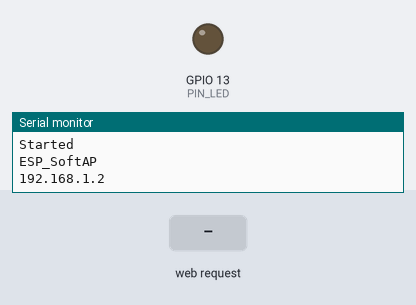
Simulated run of this sketch. Board: ESP8266 (NodeMCU). On the bench: output pins drawn as LEDs (lit = HIGH), the last lines printed to the serial monitor. Inputs (shaded band) come from the test bench.

Above: at 1.2 s.
1.3 s: HTTP request GET /L received
At 2.3 s:
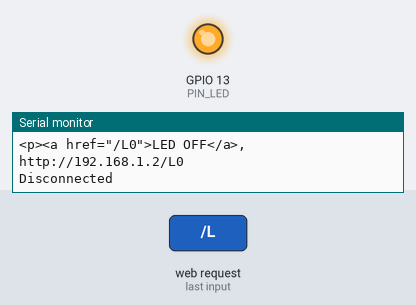
Timing chart, 0 to 4.3 s (numbered marks = the images above; inputs shaded):
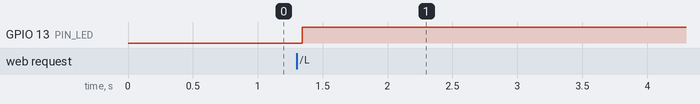

The sketch:

example01d_led.ino
```cpp
// (licence header left out)
#include <ESP8266WiFi.h>                    // Wi-Fi機能を利用するために必要
#define PIN_LED 13                          // IO 13(5番ピン)にLEDを接続する
#define SSID_AP "ESP_SoftAP"                // 無線LANアクセスポイントのSSID
#define TIMEOUT 20000                       // タイムアウト 20秒
WiFiServer server(80);                      // Wi-Fiサーバ(ポート80=HTTP)定義

void setup(){                               // 起動時に一度だけ実行する関数
    pinMode(PIN_LED,OUTPUT);                // LEDを接続したポートを出力に
    Serial.begin(9600);                     // 動作確認のためのシリアル出力開始
    Serial.println("Example 01D LED HTTP"); // 「Example 01D」をシリアル出力表示
    WiFi.softAP(SSID_AP);                   // ソフトウェアAPの起動
    WiFi.softAPConfig(
        IPAddress(192,168,1,2),             /* 固定IPアドレス */
        IPAddress(192,168,1,1),             /* ゲートウェイアドレス */
        IPAddress(255,255,255,0)            /* ネットマスク */
    );
    server.begin();                         // サーバを起動する
    Serial.println("\nStarted");            // 起動したことをシリアル出力表示
    Serial.println(SSID_AP);                // 本APのSSIDをシリアル出力
    Serial.println(WiFi.softAPIP());        // 本APのIPアドレスをシリアル出力
}

void loop(){                                // 繰り返し実行する関数
    WiFiClient client;                      // Wi-Fiクライアントの定義
    char c;                                 // 文字変数を定義
    char s[129];                            // 文字列変数を定義 129バイト128文字
    int len=0;                              // 文字列の長さカウント用の変数
    int led=-1;                             // LEDの設定(-1は未設定)
    int i=0;                                // 待ち受け時間のカウント用の変数
    int headF=0;                            // HTTPヘッダ用フラグ(0:初期状態)

    client = server.available();            // 接続されたクライアントを生成
    if(client==0) return;                   // 非接続の時にloop()の先頭に戻る
    Serial.println("Connected");            // 接続されたことをシリアル出力表示
    while(client.connected()){              // 当該クライアントの接続状態を確認
        if(client.available()){             // クライアントからのデータを確認
            i=0;                            // 待ち時間変数をリセット
            c=client.read();                // データを文字変数cに代入
            switch(c){                      // 文字cに応じて
                case '\0':                      // 文字変数cの内容が空のとき
                case '\r':                      // 文字変数cの内容がCRのとき
                    break;                      // 何もしない
                case '\n':                      // 文字変数cの内容がLFのとき
                    if(strncmp(s,"GET /L",6)==0 && len>6){
                        led=1;                  // 変数ledに1を代入
                        if(s[6]=='0')led=0;     // 7番目の文字が0のとき0を代入
                    }else if( len==0 ) headF=1; // ヘッダの終了
                    len=0;                      // 文字列長を0に
                    break;
                default:                        // その他の場合
                    s[len]=c;                   // 文字列変数に文字cを追加
                    len++;                      // 変数lenに1を加算
                    s[len]='\0';                // 文字列を終端
                    if(len>=128) len=127;       // 文字列変数の上限
                    break;
            }
        }
        i++;                                // 変数iの値を1だけ増加させる
        if(headF) break;                    // HTTPヘッダが終わればwhileを抜ける
        if(i>TIMEOUT) break; else delay(1); // TIMEOUTに到達したらwhileを抜ける
    }
    if(client.connected()){                 // 当該クライアントの接続状態を確認
        client.println("HTTP/1.1 200 OK");  // HTTP OKを応答
        if(led>=0)digitalWrite(PIN_LED,led);// LEDの制御
        IPAddress ip=WiFi.softAPIP();       // 変数ipに本APのIPアドレスを代入
        sprintf(s,
            "<p>LED=%01d<p><a href=\"/L1\">LED ON </a>,http://%d.%d.%d.%d/L1",
            digitalRead(PIN_LED),ip[0],ip[1],ip[2],ip[3]);
        client.print("Content-Length: ");   // HTTPヘッダ情報を出力
        client.println(17+strlen(s)*2-8+4+44); // コンテンツ長さを出力(改行2バイト)
        client.println();                   // HTTPヘッダの終了を出力
        client.println("<html>");           // HTML開始タグを出力(IE以外で必要)
        client.println("<meta name=\"viewport\" content=\"width=240\">");
        client.println(s);                  // HTTPコンテンツ(LED ON)を出力
        Serial.println(s);                  // シリアルへコンテンツを出力
        sprintf(s,
            "<p><a href=\"/L0\">LED OFF</a>,http://%d.%d.%d.%d/L0",
            ip[0],ip[1],ip[2],ip[3]);
        client.println(s);                  // HTTPコンテンツ(LED OFF)を出力
        Serial.println(s);                  // シリアルへコンテンツを出力
        client.println("</html>");          // HTML終了タグを出力(IE以外で必要)
    }
//  client.stop();                          // クライアントの切断
    Serial.println("Disconnected");         // シリアル出力表示
}
```

Measured:
- after the input at 1.3 s, GPIO 13 (PIN_LED): LOW → HIGH at once
